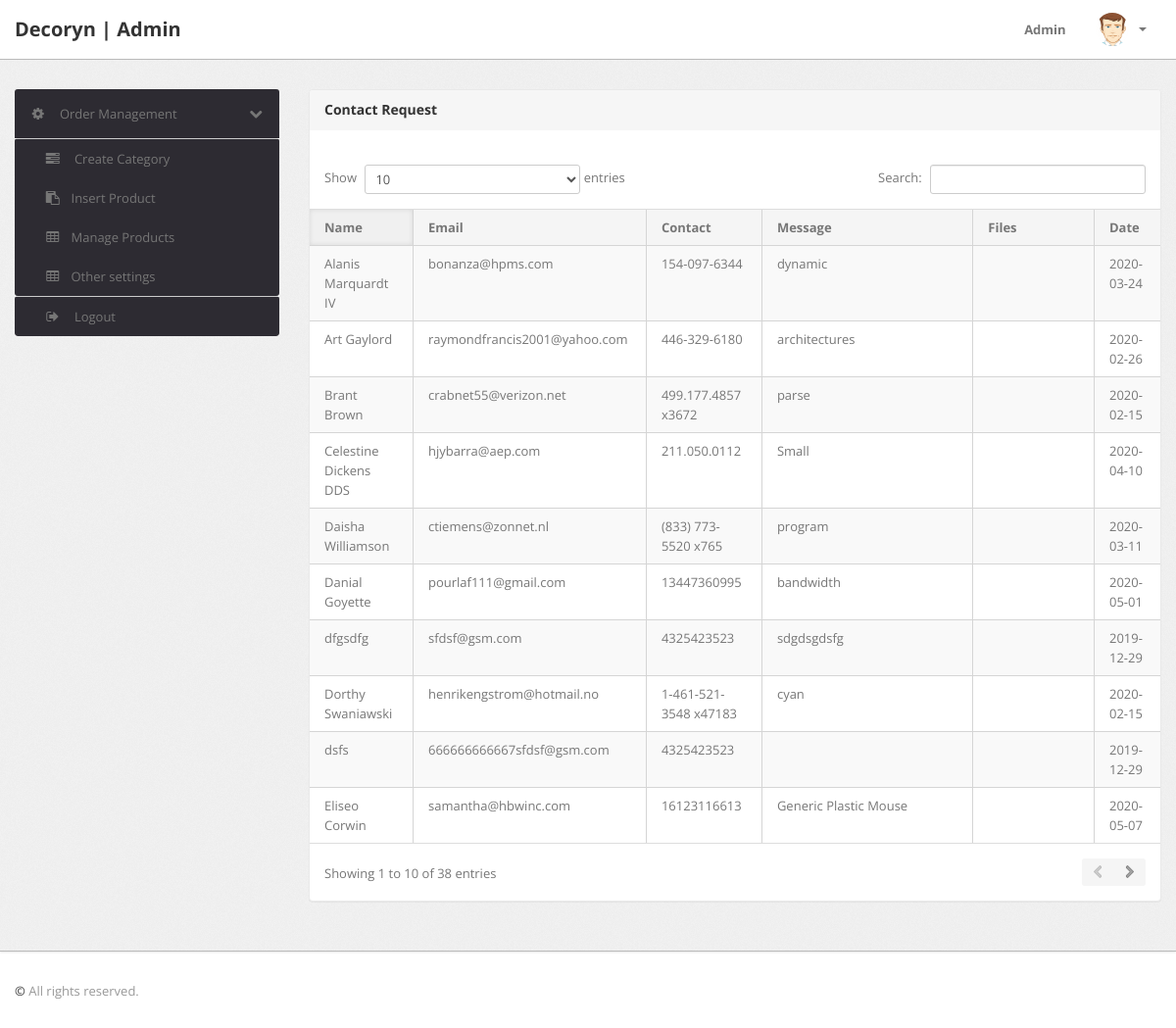
The app's page /admin/pending-orders.php (signed in), older data.
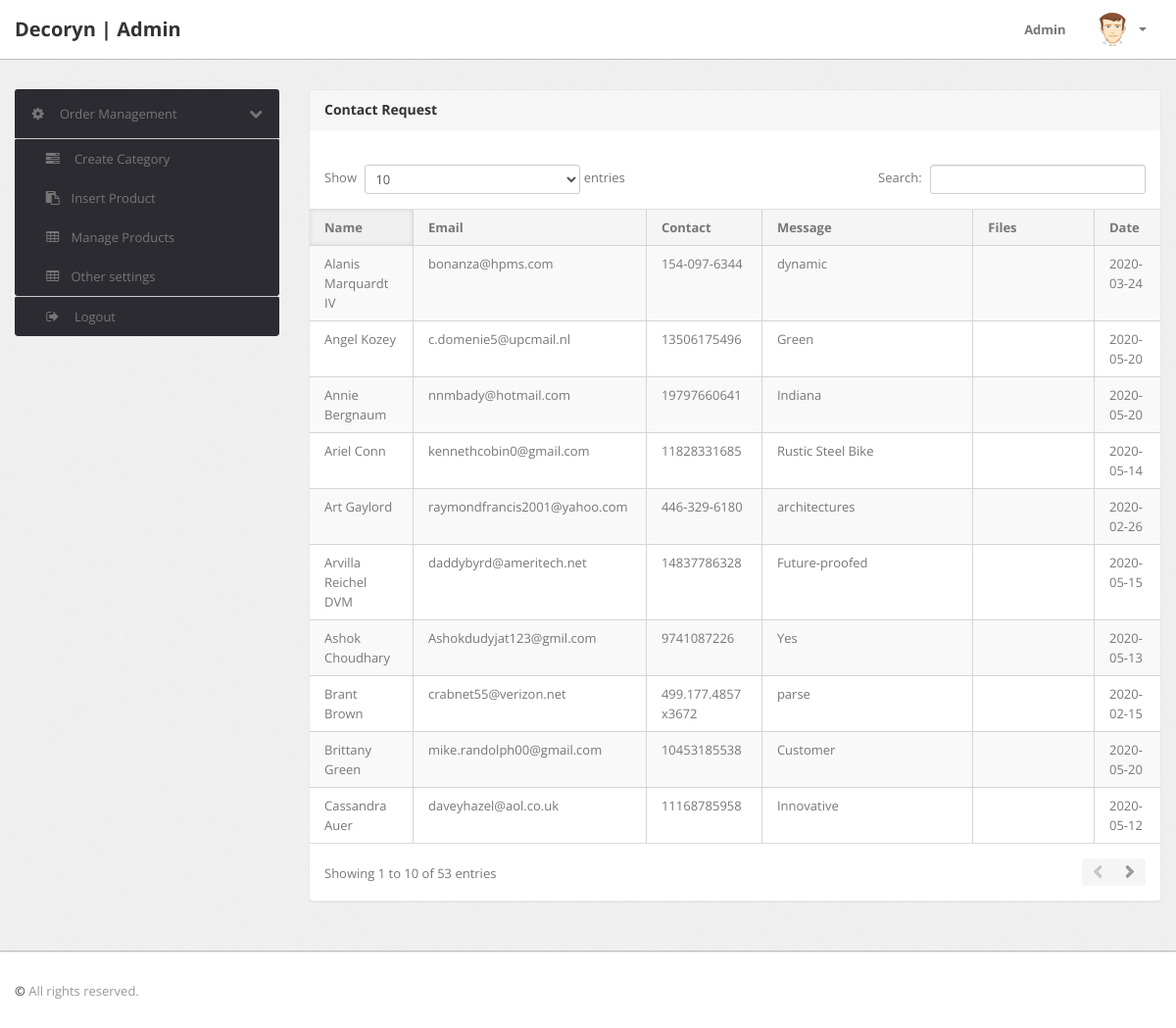
The same page, newer data.
### tables this page shows
CREATE TABLE `contact` (
  `id` int(11) NOT NULL,
  `name` varchar(222) NOT NULL,
  `phone` varchar(222) NOT NULL,
  `email` varchar(222) NOT NULL,
  `msg` varchar(200) NOT NULL,
  `file` varchar(222) DEFAULT NULL,
  `date` date NOT NULL
);

### admin/pending-orders.php (the view, shortened to what this page needs)
<?php
if(strlen($_SESSION['alogin'])==0)
	{
header('location:index.php');
}
else{
?>
<!DOCTYPE html>
<html lang="en">
<head>
	<link type="text/css" href="bootstrap/css/bootstrap.min.css" rel="stylesheet">
	<link type="text/css" href="bootstrap/css/bootstrap-responsive.min.css" rel="stylesheet">
	<link type="text/css" href="css/theme.css" rel="stylesheet">
	<link type="text/css" href="images/icons/css/font-awesome.css" rel="stylesheet">
</head>
<body>
<?php include('include/header.php');?>
	<div class="wrapper">
		<div class="container">
			<div class="row">
<?php include('include/sidebar.php');?>
			<div class="span9">
					<div class="content">
	<div class="module">
							<div class="module-head">
								<h3>Contact Request</h3>
							</div>
							<div class="module-body table">
									<br />
								<table cellpadding="0" cellspacing="0" border="0" class="datatable-1 table table-bordered table-striped	 display" >
									<thead>
										<tr>
											<th> Name</th>
											<th width="50">Email</th>
											<th>Contact</th>
											<th>Message </th>
												<th>Files </th>
											<th>Date </th>
										</tr>
									</thead>
<tbody>
<?php
$query=mysqli_query($con,"select * from contact order by id desc");
$cnt=1;
while($row=mysqli_fetch_array($query))
{
?>
										<tr>
											<td><?php echo htmlentities($row['name']);?></td>
											<td><?php echo htmlentities($row['email']);?></td>
											<td><?php echo htmlentities($row['phone']);?></td>
												<td><?php echo htmlentities($row['msg']);?></td>
													<td></td>
													<td><?php echo htmlentities($row['date']);?></td>
											</tr>
										<?php $cnt=$cnt+1; } ?>
										</tbody>
								</table>
							</div>
						</div>
					</div>
				</div>
			</div>
		</div>
	</div>
<?php include('include/footer.php');?>
</body>
<?php } ?>

Row changes from the older to the newer data that the page shows:
no longer on this page (row unchanged): contact: name "Eliseo Corwin", email "samantha@hbwinc.com", phone "16123116613", msg "Generic Plastic Mouse", date "2020-05-07"
no longer on this page (row unchanged): contact: name "Danial Goyette", email "pourlaf111@gmail.com", phone "13447360995", msg "bandwidth", date "2020-05-01"
no longer on this page (row unchanged): contact: name "Celestine Dickens DDS", email "hjybarra@aep.com", phone "211.050.0112", msg "Small", date "2020-04-10"
no longer on this page (row unchanged): contact: name "Daisha Williamson", email "ctiemens@zonnet.nl", phone "(833) 773-5520 x765", msg "program", date "2020-03-11"
no longer on this page (row unchanged): contact: name "Dorthy Swaniawski", email "henrikengstrom@hotmail.no", phone "1-461-521-3548 x47183", msg "cyan", date "2020-02-15"
no longer on this page (row unchanged): contact: name "dfgsdfg", email "sfdsf@gsm.com", phone "4325423523", msg "sdgdsgdsfg", date "2019-12-29"
no longer on this page (row unchanged): contact: name "dsfs", email "666666666667sfdsf@gsm.com", phone "4325423523", date "2019-12-29"
added contact: name "Angel Kozey", email "c.domenie5@upcmail.nl", phone "13506175496", msg "Green", date "2020-05-20"
added contact: name "Brittany Green", email "mike.randolph00@gmail.com", phone "10453185538", msg "Customer", date "2020-05-20"
added contact: name "Annie Bergnaum", email "nnmbady@hotmail.com", phone "19797660641", msg "Indiana", date "2020-05-20"
added contact: name "Arvilla Reichel DVM", email "daddybyrd@ameritech.net", phone "14837786328", msg "Future-proofed", date "2020-05-15"
added contact: name "Ariel Conn", email "kennethcobin0@gmail.com", phone "11828331685", msg "Rustic Steel Bike", date "2020-05-14"
added contact: name "Ashok Choudhary", email "Ashokdudyjat123@gmil.com", phone "9741087226", msg "Yes", date "2020-05-13"
added contact: name "Cassandra Auer", email "daveyhazel@aol.co.uk", phone "11168785958", msg "Innovative", date "2020-05-12"
Text that changed along with them:
text written by a page script: "Show entries Search: Showing 1 to 10 of 38 entries" → "Show entries Search: Showing 1 to 10 of 53 entries"
